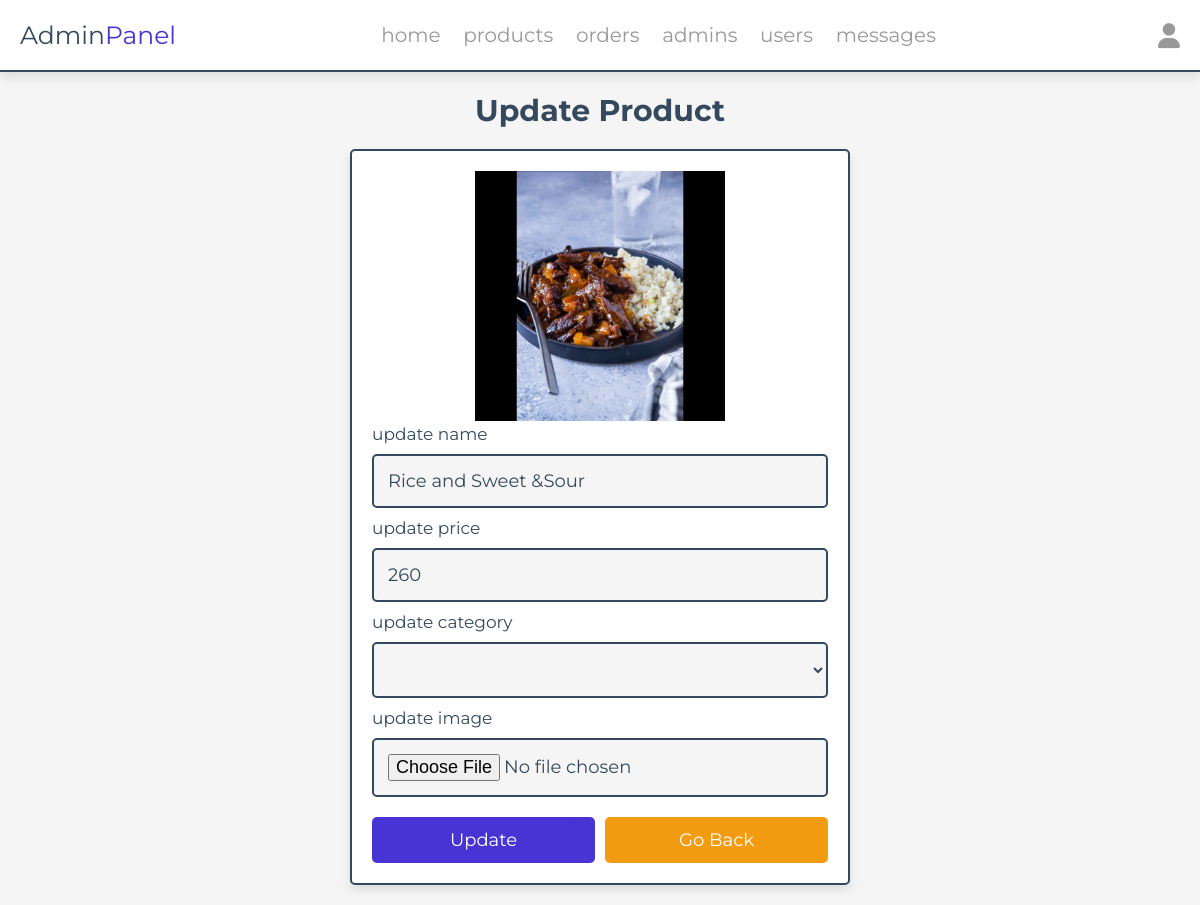
Page /update_product.php?update=8 (signed in) on the committed database.
### tables this page shows
CREATE TABLE `products` (
  `id` int(10) NOT NULL,
  `name` varchar(255) NOT NULL,
  `price` varchar(255) NOT NULL,
  `image` varchar(255) NOT NULL
);

### update_product.php (the view, shortened to what this page needs)
<?php
include '../components/connect.php';
?>
<!DOCTYPE html>
<html lang="en">
<head>
   <link rel="stylesheet" href="https://cdnjs.cloudflare.com/ajax/libs/font-awesome/6.1.1/css/all.min.css">
   <link rel="stylesheet" href="../css/admin_style.css">
</head>
<body>
<?php include '../components/admin_header.php' ?>
<section class="update-product">
   <h1 class="heading">update product</h1>
   <?php
      $update_id = $_GET['update'];
      $show_products = $conn->prepare("SELECT * FROM `products` WHERE id = ?");
      $show_products->execute([$update_id]);
      if($show_products->rowCount() > 0){
         while($fetch_products = $show_products->fetch(PDO::FETCH_ASSOC)){
   ?>
   <form action="" method="POST" enctype="multipart/form-data">
      <img src="../uploaded_img/<?= $fetch_products['image']; ?>" alt="">
      <span>update name</span>
      <input type="text" required placeholder="enter product name" name="name" maxlength="100" class="box" value="<?= $fetch_products['name']; ?>">
      <span>update price</span>
      <input type="number" min="0" max="9999999999" required placeholder="enter product price" name="price" onkeypress="if(this.value.length == 10) return false;" class="box" value="<?= $fetch_products['price']; ?>">
      <span>update category</span>
      <select name="category" class="box" required>
         <option selected value="<?= $fetch_products['category']; ?>"><?= $fetch_products['category']; ?></option>
         <option value="main dish">main dish</option>
      </select>
      <span>update image</span>
      <input type="file" name="image" class="box" accept="image/jpg, image/jpeg, image/png, image/webp">
      <div class="flex-btn">
         <input type="submit" value="update" class="btn" name="update">
         <a href="products.php" class="option-btn">go back</a>
      </div>
   </form>
   <?php
         }
      }else{
         echo '<p class="empty">no products added yet!</p>';
      }
   ?>
</section>
</body>
</html>

### admin_style.css (style rules this page uses)
:root { --main-color:#4834d4; --red:#e74c3c; --orange:#f39c12; --black:#34495e; --white:#fff; --light-bg:#f5f5f5; --light-color:#999; --border:.2rem solid var(--black); --box-shadow:0 .5rem 1rem rgba(0,0,0,.1); }
* { font-family: 'Montserrat', sans-serif; margin:0; padding:0; box-sizing: border-box; text-decoration: none; outline: none; border:none; }
html { font-size: 62.5%; overflow-x: hidden; }
body { background-color: var(--light-bg); }
section { max-width: 1200px; margin:0 auto; padding:2rem; }
.btn, .delete-btn, .option-btn { display: block; margin-top: 1rem; border-radius: .5rem; cursor: pointer; width: 100%; font-size: 1.8rem; color:var(--white); padding:1.2rem 3rem; text-transform: capitalize; text-align: center; }
.btn { background-color: var(--main-color); }
.option-btn { background-color: var(--orange); }
.flex-btn { display: flex; gap:1rem; }
.heading { text-align: center; margin-bottom: 2rem; text-transform: capitalize; color:var(--black); font-size: 3rem; }
.update-product form { margin:0 auto; max-width: 50rem; background-color: var(--white); border-radius: .5rem; box-shadow: var(--box-shadow); border:var(--border); padding:2rem; }
.update-product form img { height: 25rem; width: 100%; object-fit: contain; }
.update-product form .box { background-color: var(--light-bg); border:var(--border); width: 100%; padding:1.4rem; font-size: 1.8rem; color:var(--black); border-radius: .5rem; margin: 1rem 0; }
.update-product form span { font-size: 1.7rem; color:var(--black); }

### rows in the picture
products: image (picture), name "Rice and Sweet &Sour", price "260"
